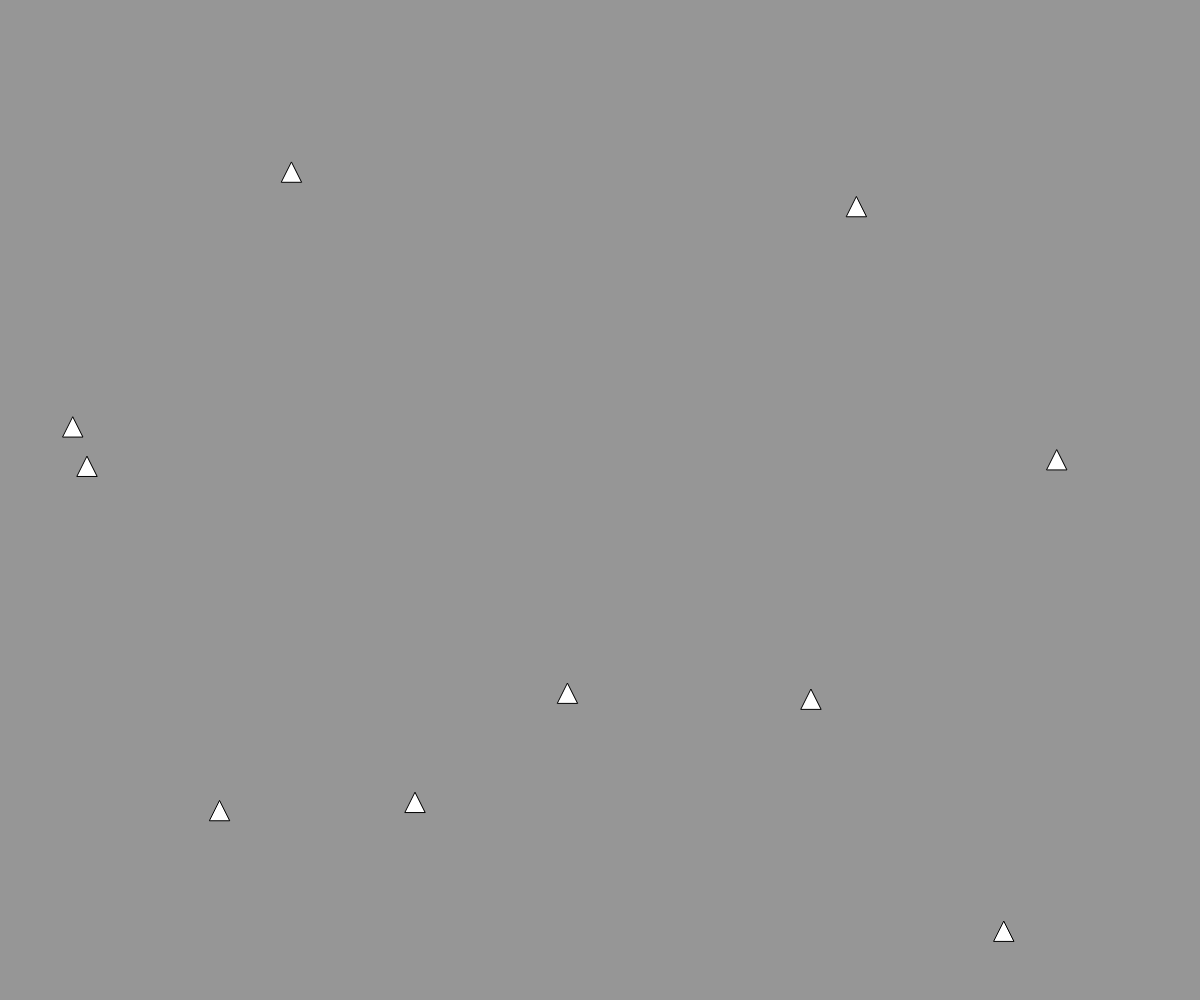
Frame 1 (no input)
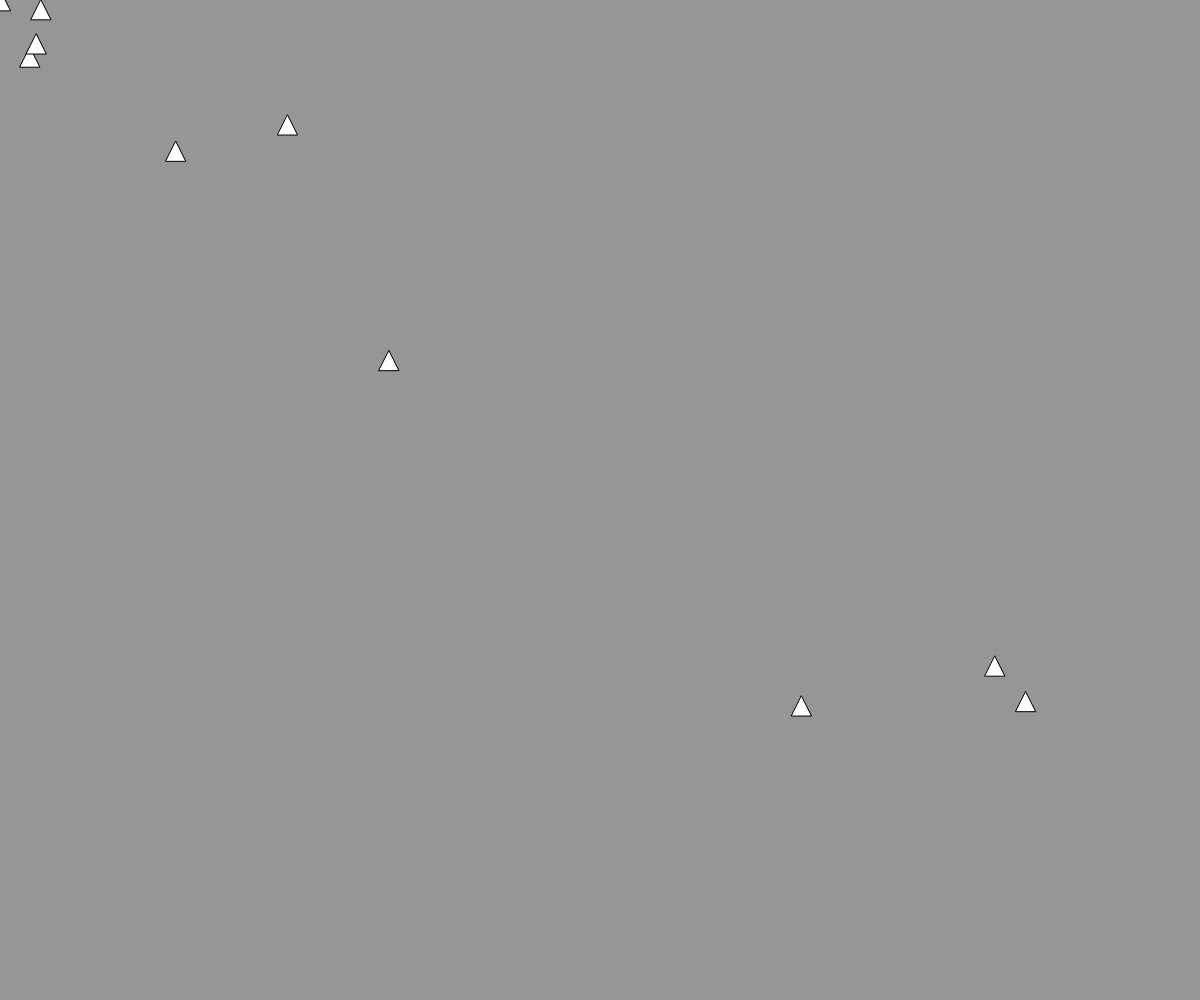
Frame 60 (no input)
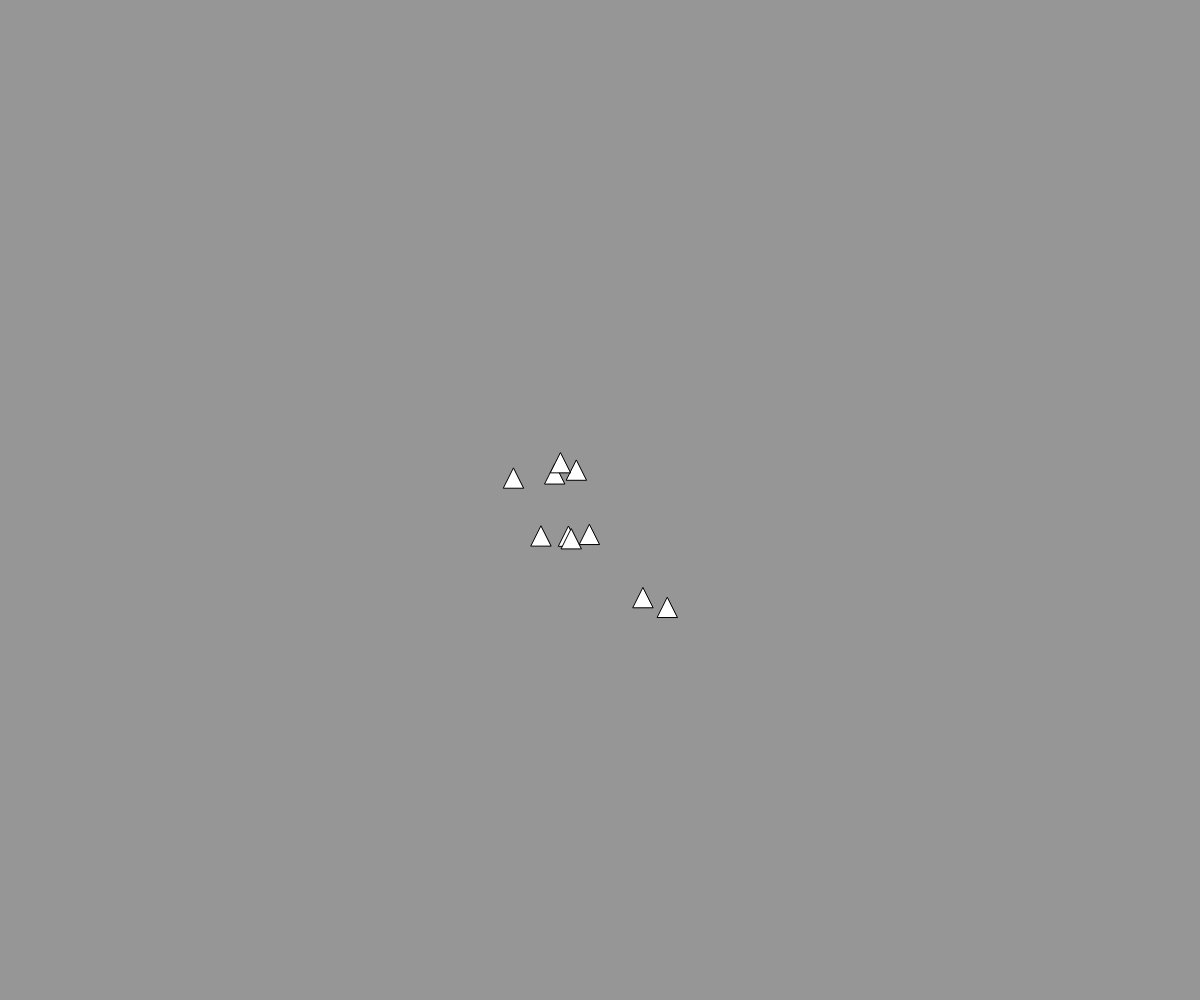
Frame 120 (the mouse pressed at the canvas centre since frame 60)

The p5.js sketch that drew these frames (run headless with seeded random() and noise() and a simulated clock; from frame 60 on, the mouse is pressed at the canvas centre):

// p5.js sketch
// ── sketch.js
//var mover1;
var flyArray = [];
var numFly = 10;
//var x = randomGaussian(50,15);

function setup() {
  createCanvas(windowWidth, windowHeight);

  for (var i = 0; i < numFly; i++) {
    flyArray.push(new Mover(random(width), random(height), random(1,10)));
  }

  //mover1 = new Mover(random(width), random(height), random(1,10));

}

  function draw() {
    background(150);
    //mover1.display();
    //mover1.updatePos();
    for (var i = 0; i < flyArray.length; i++) {
      flyArray[i].updatePos();
      flyArray[i].display();
  }
    //text(x,100,100);
}

// ── test.js
function Mover(x_,y_,size_) {
  this.size = size_;
  this.loc = createVector(x_,y_);
  this.vel = createVector(0,0);
}

Mover.prototype.updatePos = function() {

  var mouse = createVector(mouseX, mouseY);
  this.acc = p5.Vector.sub(mouse, this.loc);

  //this.acc = createVector(random(-1,1), random(-1,1));
  //this.acc.mult(0.1);
  this.acc.normalize();

  this.vel.limit(15);
  this.vel.add(this.acc);
  this.loc.add(this.vel);

//boundaries
  if(this.loc.x < 0) {
    this.loc.x = width;
  } else if (this.loc.x > width) {
    this.loc.x = 0;
  }

  if(this.loc.y < 0) {
    this.loc.y = height;
  } else if (this.loc.y > height) {
    this.loc.y = 0;
  }
}

Mover.prototype.display = function() {

  push();
  translate(this.loc.x, this.loc.y);
  triangle(0,-10,-10,10,10,10);
  pop();
}




/*PVector.prototype.
  var x;
  var y;
  PVector location = new PVector(100,100);
  PVector velocity = new PVector(1,3.3);

  PVector(x_, y_) {
    x = x_;
    y = y_;
  }
  function add(PVector v) {
    y = y + v.y;
    x = x + v.x;
  }
}
/*/
